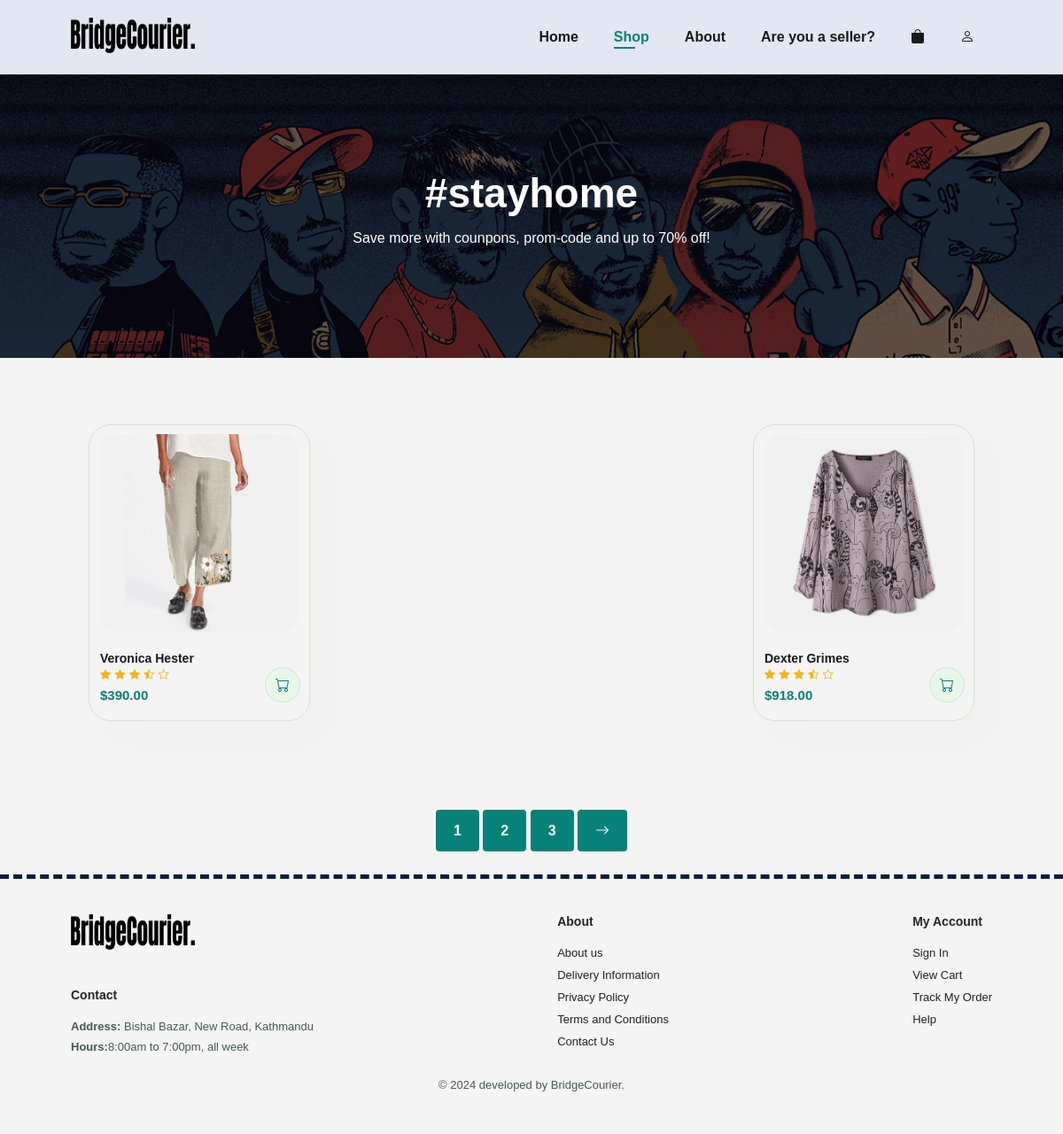
The app's page /shop.php, older data.
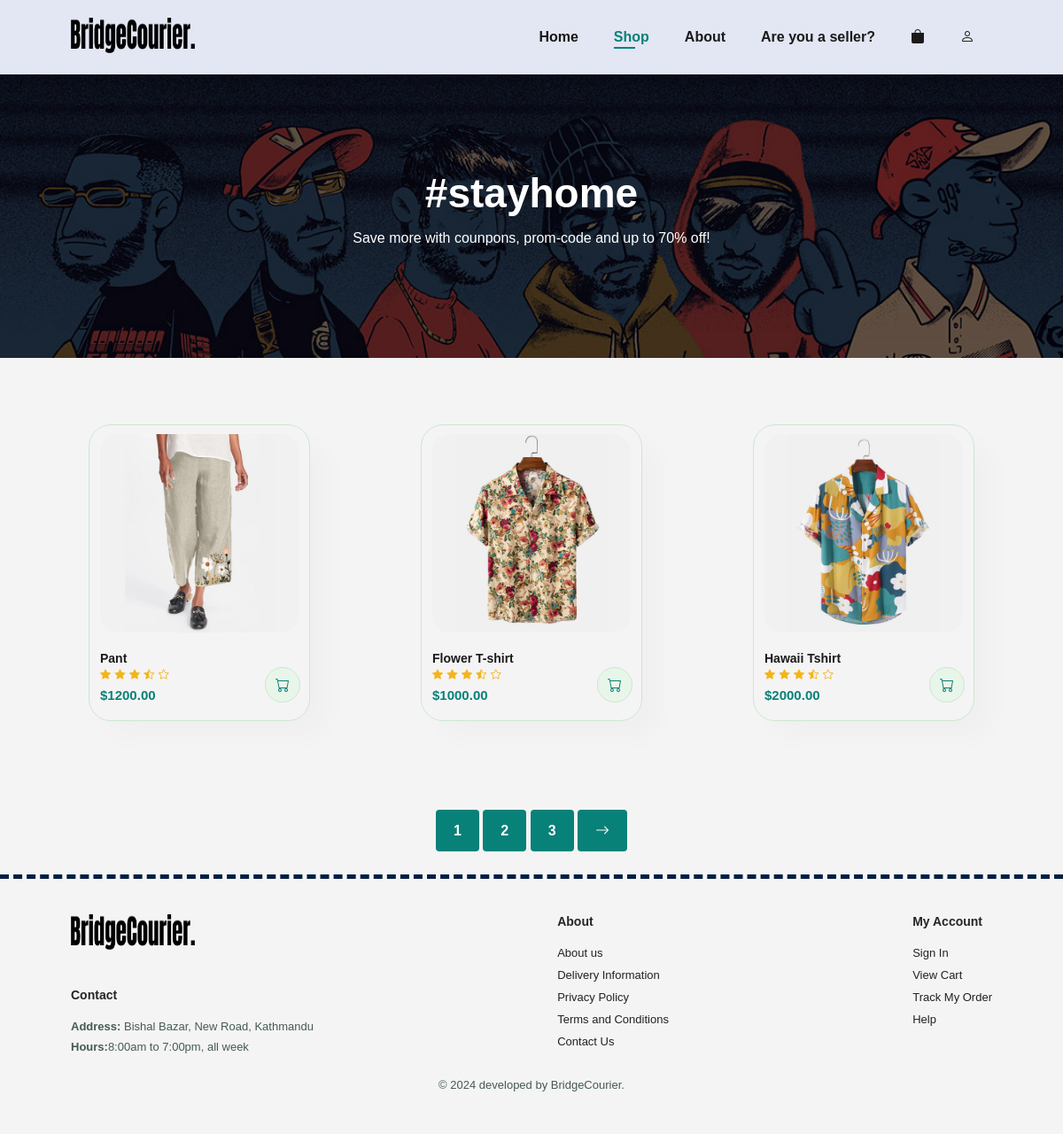
The same page, newer data.
### tables this page shows
CREATE TABLE `productdetails` (
  `prod_id` int(11) NOT NULL,
  `prodname` varchar(100) NOT NULL,
  `prod_desc` varchar(255) NOT NULL,
  `image` varchar(255) DEFAULT NULL,
  `price` decimal(10,2) NOT NULL,
  `quantity` int(11) DEFAULT NULL,
  `f_stat` tinyint(1) DEFAULT 0,
  `na_stat` tinyint(1) DEFAULT 0,
  `created_by` int(11) NOT NULL,
  `created_at` timestamp NOT NULL DEFAULT current_timestamp(),
  `modified_by` int(11) DEFAULT NULL,
  `modified_at` timestamp NULL DEFAULT NULL
);

### functions.php (called while the page is built, shortened)
<?php
    function getAllProducts(){
        try {
            $connect = new mysqli('localhost','root','','bridge_courier');
            $sql = "select * from productdetails";
            $result = $connect->query($sql);
            $products = [];
            if ($result->num_rows > 0) {
                while ($record= $result->fetch_assoc()) {
                    array_push($products,$record);
                }
            }
            return $products;
        } catch (\Throwable $th) {
           die('Error: ' . $th->getMessage());
        }
    }
?>

### shop.php (the view, shortened to what this page needs)
<?php
require 'functions.php';
$products = getAllProducts();
?>
<!DOCTYPE html>
<html lang="en">
<head>
    <link rel="stylesheet" href="css/main.css?v=<?php echo time(); ?>">
    <link rel="stylesheet" href="https://cdn.jsdelivr.net/npm/bootstrap-icons@1.11.3/font/bootstrap-icons.min.css?v=<?php echo time(); ?>">
</head>
<body>
    <section id="header">
    <?php require "navbar.php"; ?>
    </section>
    <section id="page-header">
        <h2>#stayhome</h2>
        <p>Save more with counpons, prom-code and up to 70% off! </p>
    </section>
    <section id="product1" class="section_p1">
        <div class="pro-container">
        <?php foreach ($products as $key => $product) { ?>
                    <div class="pro" onclick="window.location.href='sproduct.php?id=<?php echo $product['prod_id'] ?>'">
                        <img src="img/products/<?php echo $product['image']?>" alt="<?php $product['prodname'] ?>">
                        <div class="des">
                            <h5><?php echo $product['prodname'] ?></h5>
                            <div class="star">
                                <i class="bi bi-star-fill"></i>
                                <i class="bi bi-star-fill"></i>
                                <i class="bi bi-star-fill"></i>
                                <i class="bi bi-star-half"></i>
                                <i class="bi bi-star"></i>
                            </div>
                            <h4>&dollar;<?php echo $product['price'] ?></h4>
                        </div>
                        <a href="sproduct.php?id=<?php echo $product['prod_id'] ?>"><i class="bi bi-cart cart"></i></a>
                    </div>
                <?php } ?>
        </div>
    </section>
    <section id="pagination" class="section_p1">
        <a href="#">1</a>
        <a href="#">2</a>
        <a href="#">3</a>
        <a href="#"><i class="bi bi-arrow-right"></i></a>
    </section>
    <?php require "footer.php"; ?>
</body>
</html>

### navbar.php (shortened to what this page needs)
<?php
$current_page = basename($_SERVER['PHP_SELF']);
 require_once 'functions.php';
?>
<a href="index.php"><img src="img/logo.png" class="logo" alt="company logo"></a>
<div>
    <ul id="navbar">
        <li><a href="index.php" class="<?php echo $current_page == 'index.php' ? 'active' : ''; ?>">Home</a></li>
        <li><a href="shop.php" class="<?php echo $current_page == 'shop.php' ? 'active' : ''; ?>">Shop</a></li>
        <?php if (!isset($seller)): ?>
        <li><a href="about.php" class="<?php echo $current_page == 'about.php' ? 'active' : ''; ?>">About</a></li>
        <?php if (!isset($user) && !isset($admin)) : ?>        <li><a href="seller_signuplogin.php" class="<?php echo $current_page == 'seller_signuplogin.php' ? 'active' : ''; ?>">Are you a seller?</a></li>
        <?php endif; ?>
        <li id="lg-bag"><a href="cart.php" class="<?php echo $current_page == 'cart.php' ? 'active' : ''; ?>"><i class="bi bi-bag-fill"></i></a></li>
        <?php else : ?>
            <li><a href="sellerview.php" class="<?php echo $current_page == 'sellerview.php' ? 'active' : ''; ?>">View</a></li>
            <li><a href="sellerdashboard.php" class="<?php echo $current_page == 'sellerdashboard.php' ? 'active' : ''; ?>">dashboard</a></li>
            <?php endif; ?>
        <li id="lg-person">
            <?php if (isset($user) || isset($admin) || isset($seller))  :?>
            <a href="logout.php" class="<?php echo $current_page == 'logout.php' ? 'active' : ''; ?>"><i class="bi bi-person-dash-fill"></i></a></li>
            <?php else : ?>
            <a href="user_signuplogin.php" class="<?php echo $current_page == 'user_signuplogin.php' ? 'active' : ''; ?>"><i class="bi bi-person"></i></a></li>
            <?php endif; ?>
    </ul>
</div>

### footer.php
<footer class="section_p1 borderup">
        <div class="col">
            <a href="index.php">
                <img class="logo" src="img/logo.png" alt="logo">
            </a>
            <h4>Contact</h4>
            <p><strong>Address:</strong> Bishal Bazar, New Road, Kathmandu</p>
            <p><strong>Hours:</strong>8:00am to 7:00pm, all week</p>
        </div>
        <div class="col">
            <h4>About</h4>
            <a href="about.php">About us</a>
            <a href="#">Delivery Information</a>
            <a href="#">Privacy Policy</a>
            <a href="#">Terms and Conditions</a>
            <a href="#">Contact Us</a>
        </div>
        <div class="col">
            <h4>My Account</h4>
            <a href="user_signuplogin.php">Sign In</a>
            <a href="cart.php">View Cart</a>
            <a href="#">Track My Order</a>
            <a href="#">Help</a>
        </div>
        <div class="copyright">
            <p>&copy; 2024 developed by BridgeCourier. </p>
        </div>
    </footer>

### css/global.css (style rules this page uses)
* { margin: 0; padding: 0; box-sizing: border-box; font-family: Arial, Helvetica, sans-serif; }
.logo { width: 140px ; height: 40px; }
h2 { font-size: 46px; line-height: 54px; color: #252525 ; }
h4 { font-size: 20px; color:#252525; }
p { font-size: 16px; color: #465b52; margin: 15px 0 20px 0; }
.section_p1 { padding: 40px 80px; }
body { width:100%; }

### css/navbar.css (style rules this page uses)
#navbar { display: flex; align-items: center; justify-content: center; }
#navbar li { list-style: none; padding: 0 20px; position: relative; }
#navbar li a { text-decoration: none; font-size: 16px; font-weight: 600; color: #1a1a1a; transition: 0.4s ease; }
#navbar li a:hover, #navbar li a.active { color: #088178; }
#navbar li a.active::after, #navbar li a:hover::after { content:""; width: 30%; height: 2px; background: #088178; position: absolute; bottom: -4px; left: 20px; }

### css/index.css (style rules this page uses)
#header { display: flex; align-items: center; justify-content: space-between; padding: 20px 80px; background: #e3e6f3; box-shadow: 0 5px 15px rgba(11, 0, 0, 0.231); z-index: 999; position: sticky; top: 0; left: 0; }
#product1 { text-align: center; }
#product1 .pro-container { display: flex; justify-content: space-between; padding: 20px; flex-wrap: wrap; }
#product1 .pro { width: 23%; min-width: 250px; padding: 10px 12px; border: 1px solid #cce7d0; border-radius: 25px; cursor: pointer; box-shadow: 20px 20px 30px rgba(0, 0, 0, 0.02); margin: 15px 0; transition: 0.2s ease; position: relative; }
#product1 .pro img { width: 100%; border-radius: 20px; }
#product1 .pro .des { text-align: start; padding: 10px 0; }
#product1 .pro .des h5 { padding-top: 7px; color: #1a1a1a; font-size: 14px; }
#product1 .pro .des i { font-size: 12px; color: rgb(243, 181, 25); }
#product1 .pro .des h4 { padding-top: 7px; font-size: 15px; font-weight: 700; color: #088178; }
#product1 .pro .cart { width: 40px; height: 40px; line-height: 40px; border: 1px solid #cce7d0; border-radius: 50px; background-color: #e8f6ea; font-weight: 500; color: #088178; position: absolute; bottom: 20px; right: 10px; }
.borderup { border-top: 5px dashed #041e42; }
footer { display: flex; justify-content: space-between; flex-wrap: wrap; }
footer .col { display: flex; flex-direction: column; align-items: flex-start; margin-bottom: 20px; }
footer .logo { margin-bottom: 30px; }
footer h4 { font-size: 14px; padding-bottom: 20px; font-weight: 600; }
footer p { font-size: 13px; margin: 0 0 8px 0; }
footer a { font-size: 13px; text-decoration: none; color: #222; margin-bottom: 10px; }
footer .copyright { width: 100%; text-align: center; }

### css/shop.css (style rules this page uses)
#page-header { background-image: url(../img/banner/b1.jpg); width: 100%; height: 40vh; background-size: cover; display: flex; justify-content: center; text-align: center; flex-direction: column; padding: 14px; }
#page-header h2, #page-header p { color: #fff; }
#pagination { text-align: center; }
#pagination a { text-decoration: none; background-color: #088178; padding: 15px 20px; border-radius: 4px; color: #fff; font-weight: 600; }
#pagination a i { font-size: 16px; font-weight: 600; }

### css/admin.css (style rules this page uses)
body { font-family: Arial, sans-serif; background-color: #f4f4f4; margin: 0; padding: 0; }

### css/seller_data.css (style rules this page uses)
* { margin: 0; padding: 0; box-sizing: border-box; }

Row changes from the older to the newer data that the page shows:
removed productdetails: image (picture), prodname "Veronica Hester", price "390.00"
changed productdetails: image: a different picture; prodname "Dexter Grimes" → "Pant"; price "918.00" → "1200.00"
added productdetails: image (picture), prodname "Flower T-shirt", price "1000.00"
added productdetails: image (picture), prodname "Hawaii Tshirt", price "2000.00"
